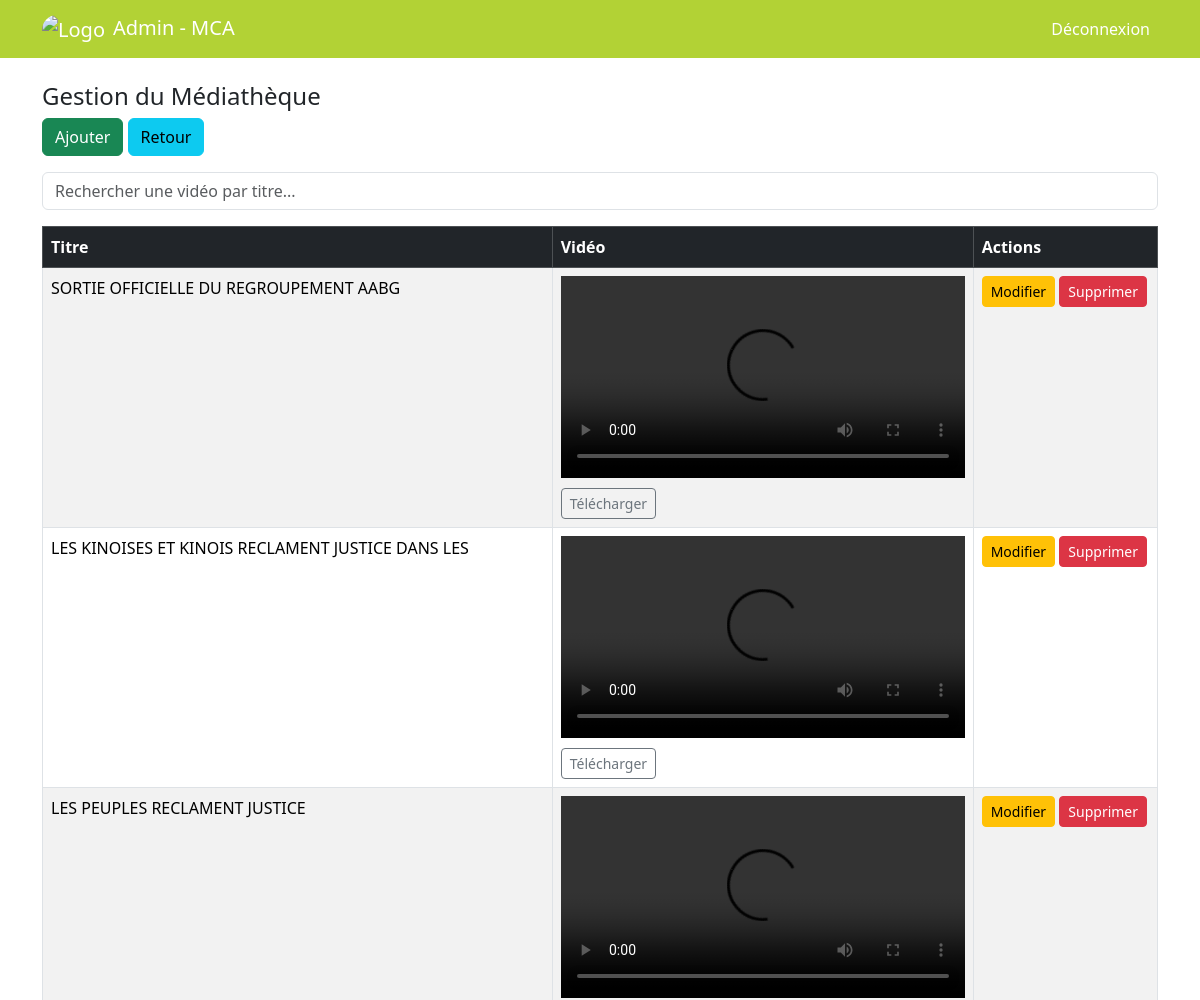
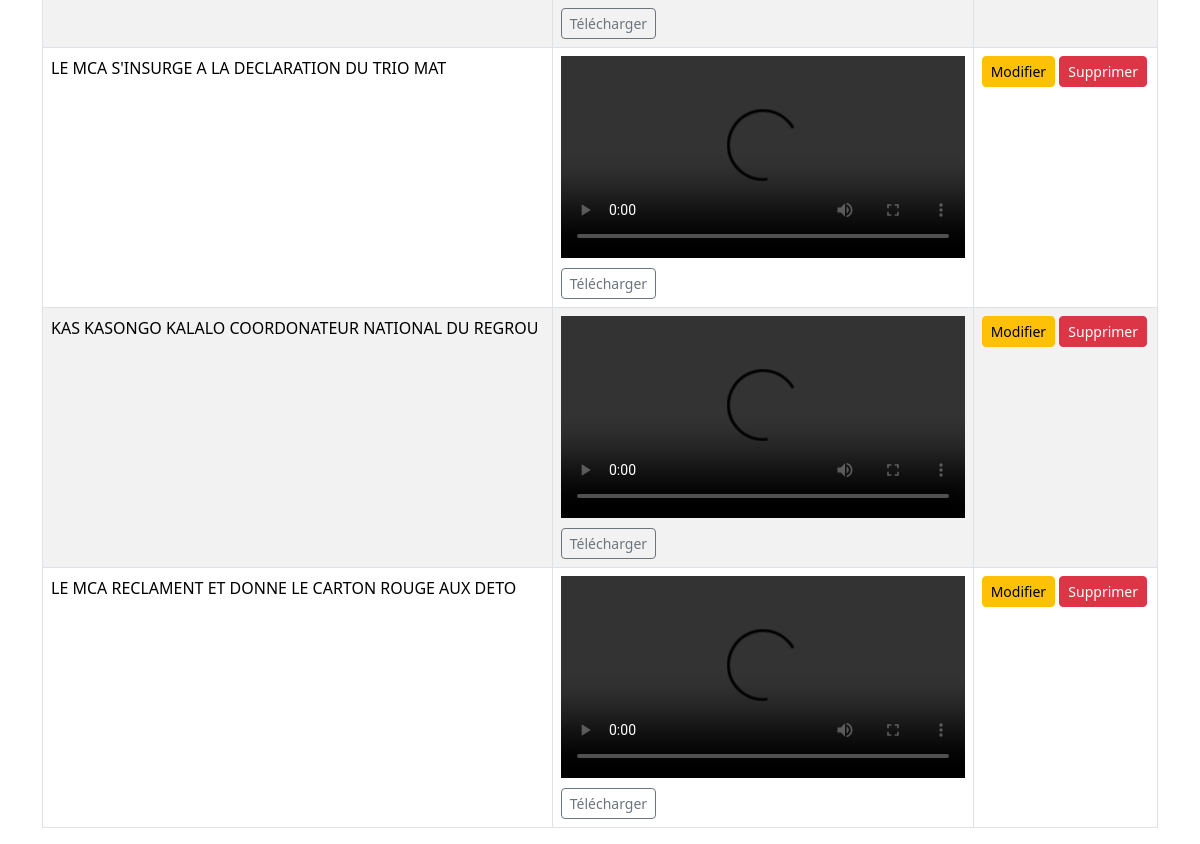
Page /gestion_medias.php (signed in) on the committed database (2 pictures, top to bottom).
### tables this page shows
CREATE TABLE IF NOT EXISTS `videos` (
  `id` int NOT NULL AUTO_INCREMENT,
  `titre` varchar(50) NOT NULL,
  `video_path` varchar(50) NOT NULL,
  `date_ajout` timestamp NULL DEFAULT CURRENT_TIMESTAMP,
  PRIMARY KEY (`id`),
  UNIQUE KEY `titre` (`titre`),
  UNIQUE KEY `video_path` (`video_path`)
);

### gestion_medias.php (the view, shortened to what this page needs)
<?php
require 'config.php';
$videos = mysqli_query($conn, "SELECT * FROM videos ORDER BY id DESC");
include("header_dashboard.php");
?>
</head>
<body>
<div class="container mt-4">
    <h4>Gestion du Médiathèque</h4>
    <a href="ajouter_videos.php" class="btn btn-success" ><i class="ti ti-plus"></i>Ajouter</a>
    <a href="dashboard.php" class="btn btn-info"><i class="ti ti-arrow-back-up"></i>Retour</a><p></p>
    <div class="mb-3">
        <input type="text" id="search" class="form-control" placeholder="Rechercher une vidéo par titre...">
    </div>
    <table class="table table-bordered table-striped" id="videosTable">
        <thead class="table-dark">
            <tr>
                <th>Titre</th>
                <th>Vidéo</th>
                <th>Actions</th>
            </tr>
        </thead>
        <tbody>
            <?php $i = 1; while($row = mysqli_fetch_assoc($videos)) { ?>
                <tr>
                    <td class="video-title"><?= htmlspecialchars($row['titre']) ?></td>
                    <td class="video-container">
                        <video controls>
                            <source src="<?= $row['video_path'] ?>" type="video/mp4">
                        </video>
                        <a href="<?= $row['video_path'] ?>" download class="btn btn-sm btn-outline-secondary mt-1">Télécharger</a>
                    </td>
                    <td>
                        <a href="modifier_video.php?id=<?= $row['id'] ?>" class="btn btn-warning btn-sm">Modifier</a>
                        <a href="delete_video.php?id=<?= $row['id'] ?>" class="btn btn-danger btn-sm" onclick="return confirm('Supprimer cette vidéo ?')">Supprimer</a>
                    </td>
                </tr>
            <?php } ?>
        </tbody>
    </table>
</div>
</body>
</html>

### gestion_medias.php (style rules this page uses)
.video-container video { width: 100%; height: auto; }

### rows in the picture
videos: titre "SORTIE OFFICIELLE DU REGROUPEMENT AABG"
videos: titre "LES KINOISES ET KINOIS RECLAMENT JUSTICE DANS LES"
videos: titre "LES PEUPLES RECLAMENT JUSTICE"
videos: titre "LE MCA S'INSURGE A LA DECLARATION DU TRIO MAT"
videos: titre "KAS KASONGO KALALO COORDONATEUR NATIONAL DU REGROU"
videos: titre "LE MCA RECLAMENT ET DONNE LE CARTON ROUGE AUX DETO"
